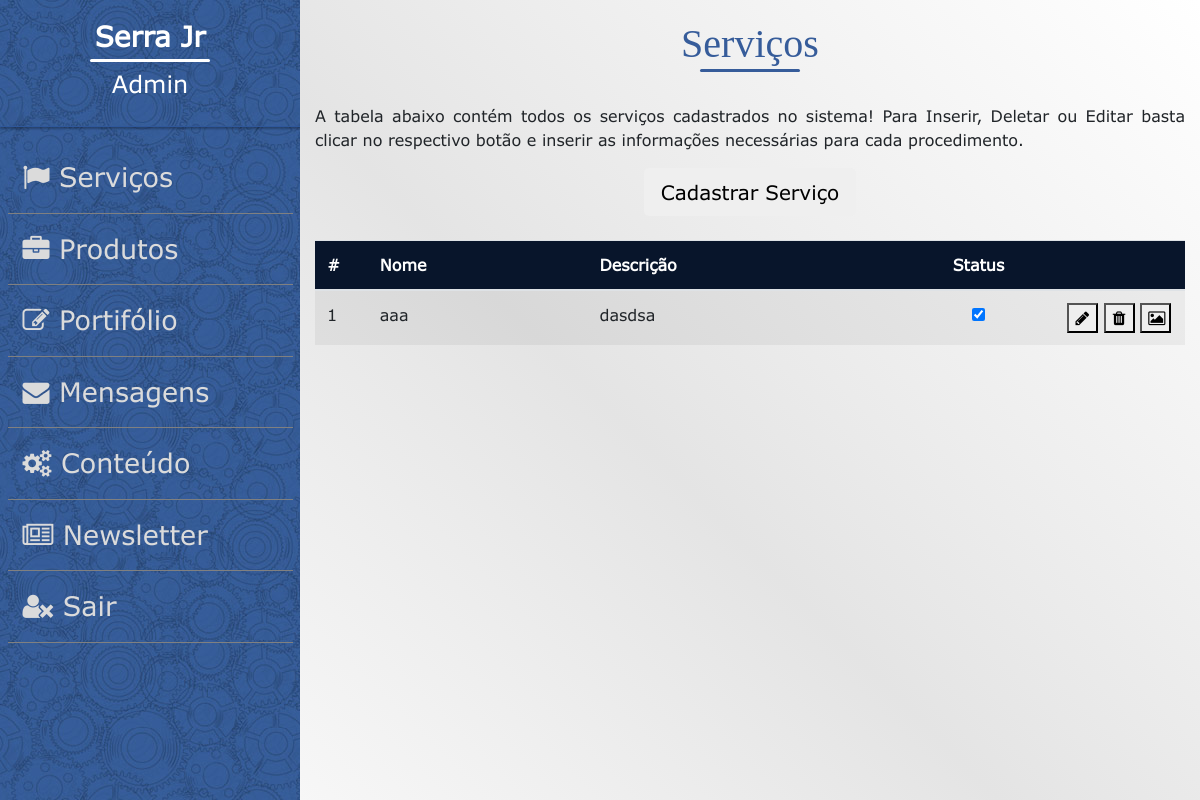
The page /sistema/gerenciador.php?mod=1 (signed in) on the database as committed earlier.
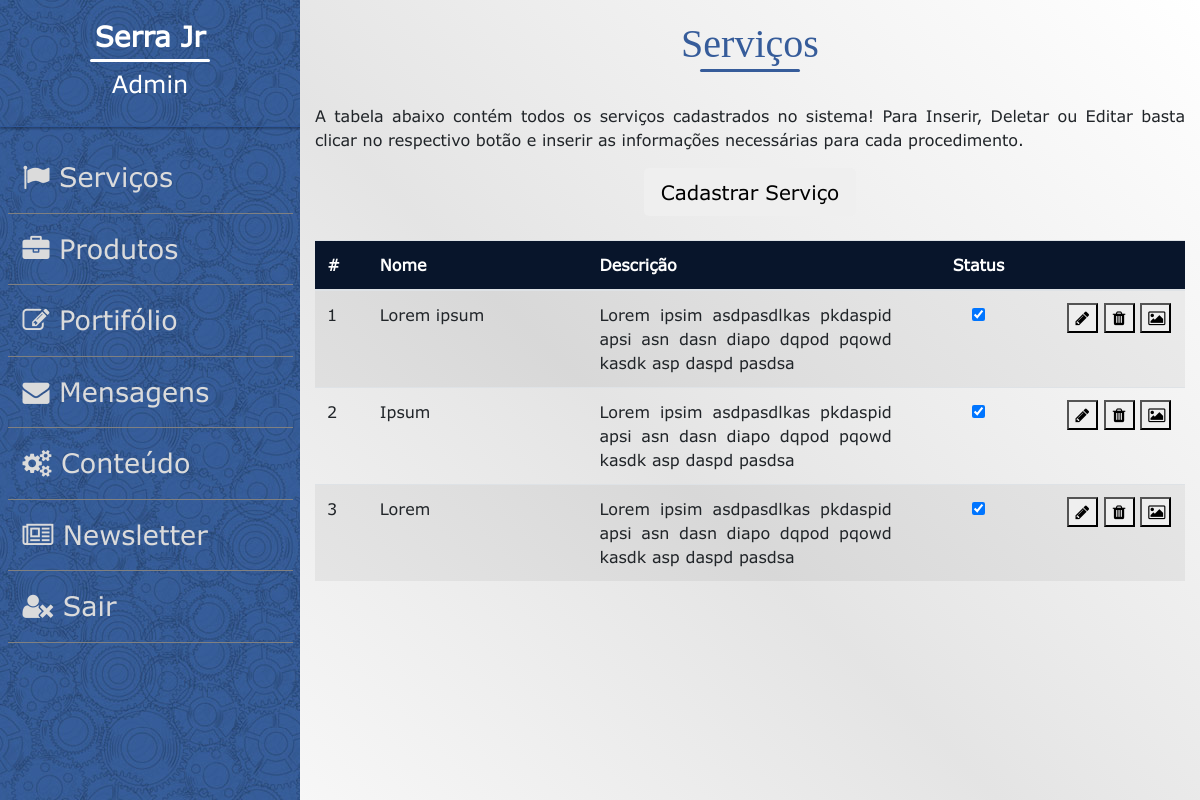
The same page on the database as committed later.
### tables this page shows
CREATE TABLE `servico` (
  `codServico` int(11) NOT NULL,
  `nome` varchar(150) NOT NULL,
  `descricao` text NOT NULL,
  `imagem` varchar(150) NOT NULL,
  `estatus` tinyint(1) NOT NULL
);

### sistema/mod_servicos.php (the view, shortened to what this page needs)
<!DOCTYPE html>
<html>
    <head>
        <link rel="stylesheet" href="../css/normalize.css">
        <link rel="stylesheet" href="../css/Sistema.css">
        <link rel="stylesheet" href="../css/main.css">
        <link rel="stylesheet" href="../css/responsividade.css">
        <link rel="stylesheet" href="../bootstrap/css/bootstrap.min.css">
        <link rel="stylesheet" href="https://cdnjs.cloudflare.com/ajax/libs/font-awesome/4.7.0/css/font-awesome.css">
    </head>
    <body>
        <div class="container-fluid">
            <div class="row">
                <div class="col-3" id="menu-lateral">
                    <div id="usuarioSistema">
                        <h3> <?= isset($_SESSION['nome'])? $_SESSION['nome'] : 'Nome usuário' ?>  </h3>
                        <h4> <?= isset($_SESSION['cargo'])? $_SESSION['cargo'] : 'cargo' ?> </h4>
                    </div>
                    <div id="menuSistema">
						<?php require_once('menuLateral.php'); ?>
                    </div>
                </div>
                <div class="col-9" id="painelSistema">
					<h1 class="titulo_secoes"> Serviços </h1>
					<p>
						<br>
						A tabela abaixo contém todos os serviços cadastrados no sistema!
						Para Inserir, Deletar ou Editar basta clicar no respectivo botão e inserir as informações necessárias
						para cada procedimento.
					</p>
					<div class="container">
						<div class="row">
							<div class="col-md-4 offset-md-4">
								<button data-toggle="modal" data-target="#cadastrarServico" id="services" class="mx-auto d-block btn btn-lg BotaoCadastra">Cadastrar Serviço</button>
							</div>
						</div>
					</div>
					<br>
					<div class="table-responsive">
						<table  class="table table-striped table-hover Tabela" id="tb1">
							<thead >
								<tr>
									<th style="width:6%;"> # </th>
									<th style="width:25%;"> Nome </th>
									<th style="width:36%;"> Descrição </th>
									<th style="width:17%;text-align:center"> Status </th>
									<th style="width:15%;">  </th>
								</tr>
							</thead>
							<tbody>
								<?php
								$objDB = new db();
								$conn = $objDB->conecta_mysql();
								$query_select = "SELECT * FROM servico;";
								$result_select = mysqli_query($conn,$query_select) or die(mysql_error());
								$rows = array();
								$counter = 0;
								while($row = mysqli_fetch_array($result_select))
									$rows[] = $row;
								foreach($rows as $row){
									$counter = $counter + 1;
									$codServico = $row['codServico'];
									$nome = $row['nome'];
									$descricao = $row['descricao'];
									$estatus = $row['estatus'];
									echo '<tr class="odd gradeX">';
									echo '<td>'.$counter.'</td>';
									echo '<td>'.$nome.'</td>';
									echo '<td>'.$descricao.'</td>';
									if($estatus){
										echo '<td >
												<center>
													<input id="estatus" name="estatus"  value="'.$codServico.'" type="checkbox" checked>
												</center>
											</td>';
										}
										echo '<td>
												<center>
													<button class="botaoEmail Botao" data-toggle="modal" id="modificaServico" data-target="#modificarServicos" value="'.$codServico.'" type="button"><i class="fa fa-pencil"></i> </button>
													<button class="botaoEmail Botao" data-toggle="modal" id="deletaServico" data-target="#exlcuirServico" value="'.$codServico.'" type="button"><i class="fa fa-trash"></i> </button>
													<button class="botaoEmail Botao" data-toggle="modal" id="previewImagens" data-target="#mostrarImagens" value="'.$codServico.'" type="button"><i class="fa fa-image"></i></button>';
										echo '	</center>
											</tr>';
									}
								?>
							</tbody>
						</table>
					</div>
							</div>
						</div>
					</div>
    </body>
</html>

### sistema/gerenciador.php (shortened to what this page needs)
<?php
    if(!isset($_SESSION['nome'])){
        header('Location: index.php?erro=1');
    } else{
        if(isset($_GET['mod'])){
            switch($_GET['mod']){
                case '1':
                    require_once('mod_servicos.php');
                    break;
            }
        }
    }
?>

### sistema/menuLateral.php (shortened to what this page needs)
<ul type="none">
    <li class="itemMenuSistema" id="1">
        <i class="fa fa-flag" aria-hidden="true"></i>
        <span> Serviços </span>
    </li>
    <li class="itemMenuSistema" id="2">
        <i class="fa fa-briefcase" aria-hidden="true"></i>
        <span> Produtos </span>
    </li>
    <li class="itemMenuSistema" id="3">
        <i class="fa fa-pencil-square-o" aria-hidden="true"></i>
        <span> Portifólio </span>
    </li>
    <li class="itemMenuSistema" id="4">
        <i class="fa fa-envelope" aria-hidden="true"></i>
        <span> Mensagens </span>
    </li>
    <li class="itemMenuSistema" id="5">
        <i class="fa fa-gears" aria-hidden="true"></i>
        <span> Conteúdo </span>
    </li>
    <li class="itemMenuSistema" id="6">
        <i class="fa fa-newspaper-o" aria-hidden="true"></i>
        <span> Newsletter </span>
    </li>
    <a href="sair.php" style="text-decoration:none">
        <li class="itemMenuSistema" id="sair">
            <i class="fa fa-user-times" aria-hidden="true"></i>
            <span> Sair </span>
        </li>
    </a>
</ul>

### css/Sistema.css (style rules this page uses)
body,html { width: 100%; height: 100%; }
body { margin: 0 auto; position: relative; overflow-x: hidden; background:linear-gradient(45deg,white,rgba(211, 211, 211, 0.61),white); }
#menu-lateral { overflow-x: auto; height: 100%; position: absolute; padding-right: 0px; padding-left: 0px; top:0; bottom: 0; left: 0; background-color: #365C9A; background-image: url("../img/tmfcover.png"); flex-wrap: nowrap; }
#usuarioSistema { width: 100%; padding-top: 20px; padding-bottom: 20px; text-align: center; border-bottom: 1px groove rgb(46, 87, 155); box-shadow: 0px 2px 2px rgba(0, 0, 0, 0.288); }
#menuSistema { padding-top: 15px; width: 100%; }
#menuSistema ul { padding: 0px; }
.itemMenuSistema { width: 95%; margin: 0 auto; padding: 15px; color: rgb(219, 219, 219); border-bottom: 1px groove gray; transition: padding-left 0.5s ease 0s, text-shadow 0.5s ease 0s, border-bottom 0.5s ease 0s; }
#painelSistema { overflow-x: auto; height: 100%; position: absolute; text-align: justify; top:0; bottom: 0; right: 0; padding-top: 20px; flex-wrap: nowrap; }
thead { background-color: rgb(8, 21, 43); color: white; }
.botaoEmail i { width: 15px; height: 10px; }
* { font-family: Verdana4, Arial, sans-serif; }
#usuarioSistema h3 { color: white; font-weight: 800; }
#usuarioSistema h3::after { margin: 5px auto; height: 3px; width: 120px; content: ""; display: block; background-color: white; border-radius: 6px; }
#usuarioSistema h4 { color: white; font-weight: 500; }
.itemMenuSistema { font-size: 27px; }

### css/main.css (style rules this page uses)
body { overflow-x: hidden; }
* { font-family: Verdana4, Arial, sans-serif; }
.titulo_secoes { text-align: center; font-weight: 50; font-family: 'Roboto Slab', serif; font-size: 40px; color:#365C9A; }
.titulo_secoes::after { margin: 1px auto; height: 3px; width: 100px; content: " "; display: block; background-color: #365C9A; border-radius: 6px; }

Rows that differ between the two databases and show on the page:
removed servico: nome "aaa", descricao "dasdsa", $codServico 43 (drawn)
added servico: nome "Lorem ipsum", descricao "Lorem ipsim asdpasdlkas pkdaspid apsi asn dasn diapo dqpod pqowd kasdk asp daspd pasdsa", $codServico 43 (drawn)
added servico: nome "Ipsum", descricao "Lorem ipsim asdpasdlkas pkdaspid apsi asn dasn diapo dqpod pqowd kasdk asp daspd pasdsa", $codServico 44 (drawn)
added servico: nome "Lorem", descricao "Lorem ipsim asdpasdlkas pkdaspid apsi asn dasn diapo dqpod pqowd kasdk asp daspd pasdsa", $codServico 45 (drawn)
